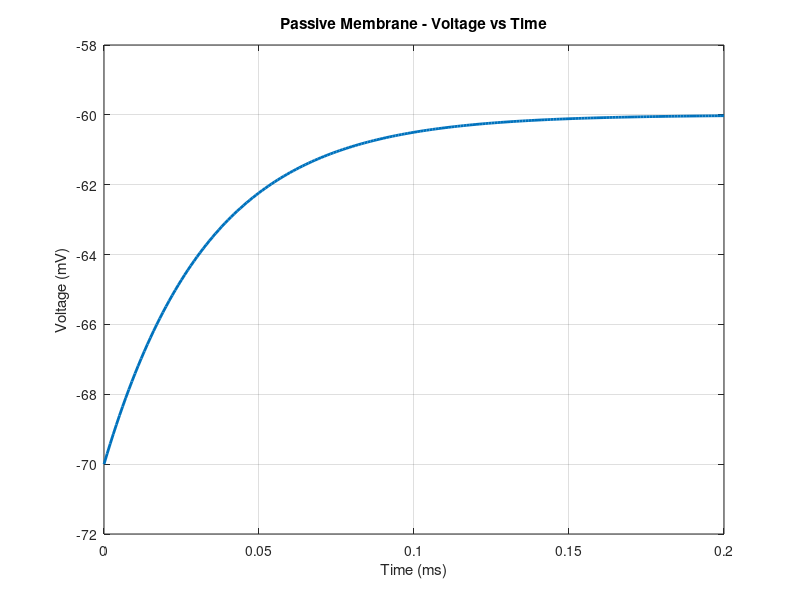

Write the MATLAB code that produced this figure.
% Problem 1a: Passive membrane with leak current
% Analytical solution: V(t) = -60 - 10*exp(-30*t)

% Parameters
C = 1;          % Capacitance
gL = 30;        % Leak conductance
VL = -60;       % Leak reversal potential (mV)
V0 = -70;       % Initial voltage (mV)

% Time vector
t = 0:0.001:0.2;  % 0 to 200 ms

% Analytical solution
V = VL + (V0 - VL) * exp(-gL/C * t);

% Plot
figure;
plot(t, V, 'LineWidth', 2);
xlabel('Time (ms)');
ylabel('Voltage (mV)');
title('Passive Membrane - Voltage vs Time');
grid on;
ylim([-72, -58]);

% Display steady state
fprintf('Steady state voltage: %.2f mV\n', VL);
fprintf('Time constant: %.4f ms\n', C/gL);